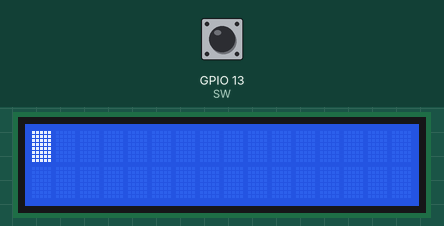
The program below on a simulated Raspberry Pi (BCM pin numbers). Parts: 16×2 character LCD. The test bench sets the inputs (shaded band); at power-on: GPIO 13 (SW) HIGH. What the program prints to the terminal is not drawn. At 9.0 s the program stops and its outputs stay as they are.

Above: at 0.2 s.
At 2.0 s:
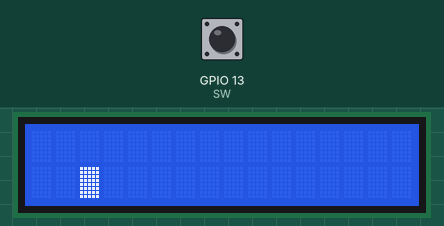
2.1 s: GPIO 13 (SW) pulled LOW for 0.15 s
At 4.9 s:
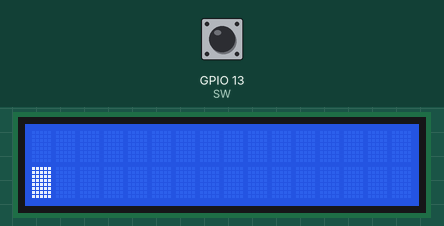
Timing chart, 0 to 6.4 s (numbered marks = the images above; inputs shaded):
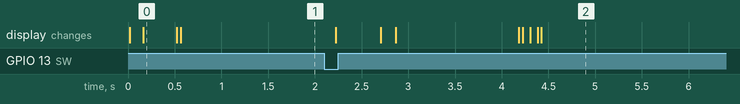

The program:

cocktail_machine3.py
```python
import RPi.GPIO as GPIO
import time

# Configuración de pines para encoder y LCD
CLK = 5
DT = 6
SW = 13

# Configuración de pines para el LCD
RS = 4
E = 18
D4 = 27
D5 = 22
D6 = 23
D7 = 24

# Configuración de menú de bebidas con recetas
drink_recipes = [
    {"name": "Rum & Coke", "ingredients": {"Rum": 50, "Coke": 150}},
    {"name": "Gin & Tonic", "ingredients": {"Gin": 50, "Tonic Water": 150}},
    {"name": "Long Island", "ingredients": {"Gin": 15, "Rum": 15, "Vodka": 15, "Tequila": 15, "Coke": 100, "Orange Juice": 30}},
    {"name": "Screwdriver", "ingredients": {"Vodka": 50, "Orange Juice": 150}},
    {"name": "Margarita", "ingredients": {"Tequila": 50, "Margarita Mix": 150}},
    {"name": "Gin & Juice", "ingredients": {"Gin": 50, "Orange Juice": 150}},
    {"name": "Tequila Sunrise", "ingredients": {"Tequila": 50, "Orange Juice": 150}}
]

# Configuración de GPIO
GPIO.setmode(GPIO.BCM)
GPIO.setup(CLK, GPIO.IN, pull_up_down=GPIO.PUD_UP)
GPIO.setup(DT, GPIO.IN, pull_up_down=GPIO.PUD_UP)
GPIO.setup(SW, GPIO.IN, pull_up_down=GPIO.PUD_UP)

# Clase LCD (similar a tu original)
class LCD:
    def __init__(self, rs, e, d4, d5, d6, d7, pausa=0.02):
        self.RS = rs
        self.E = e
        self.D4 = d4
        self.D5 = d5
        self.D6 = d6
        self.D7 = d7
        self.PAUSA = pausa

        GPIO.setmode(GPIO.BCM)
        GPIO.setup([rs, e, d4, d5, d6, d7], GPIO.OUT)
        GPIO.output([rs, e, d4, d5, d6, d7], 0)

    def char2bin(self, char):
        bits = bin(ord(char))[2:].zfill(8)
        return tuple(map(int, bits))

    def modecomandament(self, valor):
        """Configura el mode de comandament del display, ajustant el pin RS segons si és instrucció o dada."""
        GPIO.output(self.RS, GPIO.HIGH if not valor else GPIO.LOW)
        GPIO.output(self.E, GPIO.LOW)

    def escriu_a_fila_u(self):
        """Mou el cursor a l'inici de la primera fila del display."""
        self.modecomandament(True)
        self.escriu4bits(0, 0, 0, 0)
        self.escriu4bits(0, 0, 0, 0)

    def escriu_a_fila_dos(self):
        """Mou el cursor a l'inici de la segona fila del display."""
        self.modecomandament(True)
        self.escriu4bits(0, 0, 1, 1)
        self.escriu4bits(0, 0, 0, 0)

    def escriu4bits(self, b1, b2, b3, b4):
        GPIO.output(self.D4, b1)
        GPIO.output(self.D5, b2)
        GPIO.output(self.D6, b3)
        GPIO.output(self.D7, b4)
        GPIO.output(self.E, GPIO.HIGH)
        time.sleep(self.PAUSA)
        GPIO.output(self.E, GPIO.LOW)

    def envia_dades_al_display(self, dada):
        self.escriu4bits(dada[0], dada[1], dada[2], dada[3])
        self.escriu4bits(dada[4], dada[5], dada[6], dada[7])

    def escriu_frase(self, frase):
        self.esborra_la_pantalla()
        for i, char in enumerate(frase[:16]):
            self.envia_dades_al_display(self.char2bin(char))
        if len(frase) > 16:
            self.escriu_a_fila_dos()
            for char in frase[16:32]:
                self.envia_dades_al_display(self.char2bin(char))

    def inicia_pantalla(self):
        """Configura el display per iniciar-lo, establint-lo amb dues files i esborrant-lo."""
        self.modecomandament(True)
        for _ in range(3):
            self.escriu4bits(1, 1, 0, 0)
        for _ in range(2):
            self.escriu4bits(0, 1, 0, 0)
        self.escriu4bits(1, 0, 1, 1)
        self.escriu4bits(0, 0, 0, 0)
        self.escriu4bits(1, 1, 1, 1)
        self.esborra_la_pantalla()

    def esborra_la_pantalla(self):
        GPIO.output(self.RS, GPIO.LOW)
        self.escriu4bits(0, 0, 0, 0)
        self.escriu4bits(1, 0, 0, 0)


# Función para mostrar receta en el LCD
def mostrar_receta(lcd, receta):
    lcd.esborra_la_pantalla()
    for ingrediente, cantidad in receta.items():
        mensaje = f"{ingrediente}: {cantidad}ml"
        lcd.escriu_frase(mensaje)
        time.sleep(2)  # Mostrar cada ingrediente durante 2 segundos

# Función de navegación por menú
def navigate_menu():
    clk_last_state = GPIO.input(CLK)
    position = 0

    try:
        while True:
            clk_state = GPIO.input(CLK)
            if clk_state != clk_last_state:
                if GPIO.input(DT) != clk_state:
                    position = (position + 1) % len(drink_recipes)
                else:
                    position = (position - 1) % len(drink_recipes)
                lcd.escriu_frase(drink_recipes[position]["name"])

            clk_last_state = clk_state

            if GPIO.input(SW) == GPIO.LOW:
                bebida = drink_recipes[position]
                print(f"Bebida seleccionada: {bebida['name']}")
                lcd.escriu_frase(f"Preparando {bebida['name']}")
                time.sleep(1)
                mostrar_receta(lcd, bebida["ingredients"])
                break  # Salimos del menú tras seleccionar

            time.sleep(0.1)

    except KeyboardInterrupt:
        print("Programa interrumpido.")
    finally:
        GPIO.cleanup()

# Ejecución del programa
if __name__ == "__main__":
    # Inicialización del LCD
    lcd = LCD(RS, E, D4, D5, D6, D7)
    lcd.inicia_pantalla()
    lcd.escriu_frase("Elige tu bebida")
    navigate_menu()
```

Measured:
- after the input at 2.1 s, the display: first changes after 0.12 s (image 2 shows a later state)
